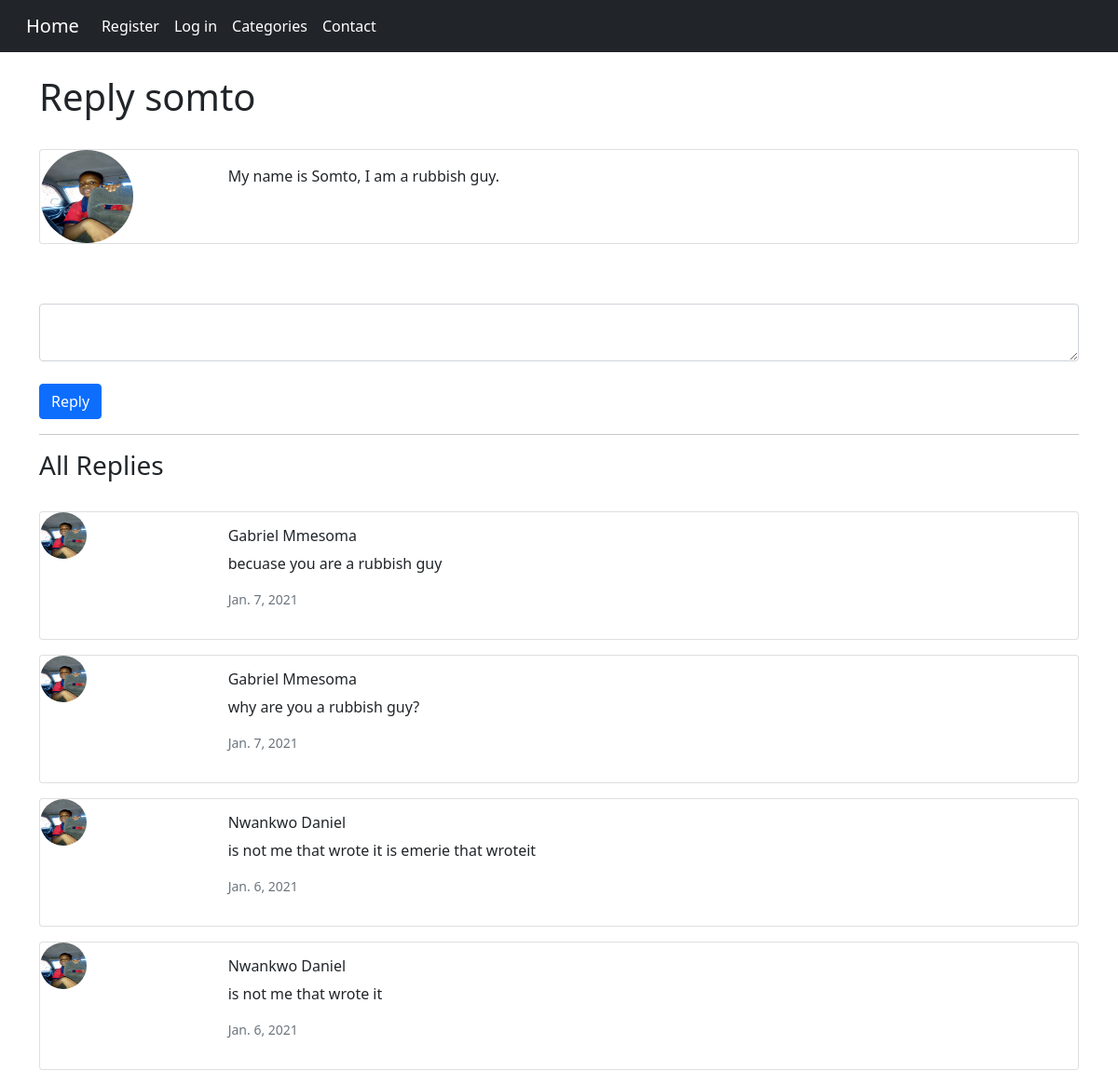
Screenshot of /comment3 with the database file from the repository.
### news/models.py (models this page shows, shortened)
class Comment(models.Model):
	user = models.ForeignKey(User, null=True, on_delete=models.CASCADE)
	post = models.ForeignKey(Post, related_name="comments", on_delete= models.CASCADE)
	body = models.TextField()
	date_added = models.DateField(auto_now_add=True)

class Profile(models.Model):
	user = models.OneToOneField(User, null=True, on_delete=models.CASCADE)
	bio = models.TextField()
	profile_pic = models.ImageField(null=True, blank=True, upload_to="images/profile/")
	website_url = models.CharField(max_length=255, blank=True, null=True)
	facebook_url = models.CharField(max_length=255, blank=True, null=True)
	twiter_url = models.CharField(max_length=255, blank=True, null=True)
	instagram_url = models.CharField(max_length=255, blank=True, null=True)
	pinterest_url = models.CharField(max_length=255, blank=True, null=True)

class Reply(models.Model):
	user = models.ForeignKey(User, null=True, on_delete=models.CASCADE)
	comment = models.ForeignKey(Comment, related_name="replies", on_delete= models.CASCADE)
	body = models.TextField()
	updated = models.DateField(auto_now=True)
	date_added = models.DateField(auto_now_add=True)

### news/views.py (the view)
# urls.py: path('comment<int:pk>', ReplyView, name="reply"),
def ReplyView(request, pk):
	comment = Comment.objects.get(id=pk)
	replies = Reply.objects.filter(comment=comment).order_by('-id')
	return render( request,'reply.html', {
		"comment": comment,
		"replies": replies,
		} )

### news/templates/reply.html (shortened to what this page needs)
{% extends 'base.html' %}
{% load static %}
{% block content %}
<div class="container">
	<br>
	<h1>Reply {{comment.user }}</h1> <br>
		<div class="card mb-3">
			 <div class="row g-0">
			    <div class="col-md-2">
    				{% if comment.user.profile.profile_pic %}
      					<img class="rounded-circle" width="100" height="100" src="{{comment.user.profile.profile_pic.url}}">
    				{% else %}
    					<img class="rounded-circle" width="100" height="100"  src="{% static 'news/images/default_image.jfif' %}">
    				{% endif %}
   			 	</div>
   			 	<div class="col-md-10">
      			<div class="card-body">
      				<p class="card-text">{{comment.body}}</p>
				</div>
			</div>
		</div>
		</div>
		<br><br>
	<form action="{% url 'reply_comment' comment.id %}" method="POST" >
		<textarea required="" class="form form-control" name="comment"></textarea>
		<br>
		<button type="submit" class="btn btn-primary">Reply</button>
	</form>
	<hr>
	<h3>All Replies</h3>
	<br>
	{% for reply in replies %}
		<div class="card mb-3">
			 <div class="row g-0">
			    <div class="col-md-2">
    				{% if reply.user.profile.profile_pic %}
      					<img class="rounded-circle" width="50" height="50" src="{{comment.user.profile.profile_pic.url}}">
    				{% else %}
    					<img class="rounded-circle" width="50" height="50"  src="{% static 'news/images/default_image.jfif' %}">
    				{% endif %}
   			 	</div>
   			 	<div class="col-md-10">
      			<div class="card-body">
      				<h6 class="card-title">{{reply.user.first_name}}&nbsp;{{reply.user.last_name}}</h6>
      				<p class="card-text">{{reply.body}}</p>
      				<p class="small text-muted">{{reply.updated}}</p>
				</div>
			</div>
		</div>
		</div>
	{% endfor %}
</div>
{% endblock %}

### rows the page displays
Comment: user "somto", user.profile.profile_pic (picture), body "My name is Somto, I am a rubbish guy."
Reply: user.profile.profile_pic (picture), user.first_name "Gabriel", user.last_name "Mmesoma", body "becuase you are a rubbish guy", updated "Jan. 7, 2021"
Reply: user.profile.profile_pic (picture), user.first_name "Gabriel", user.last_name "Mmesoma", body "why are you a rubbish guy?", updated "Jan. 7, 2021"
Reply: user.profile.profile_pic (picture), user.first_name "Nwankwo", user.last_name "Daniel", body "is not me that wrote it is emerie that wroteit", updated "Jan. 6, 2021"
Reply: user.profile.profile_pic (picture), user.first_name "Nwankwo", user.last_name "Daniel", body "is not me that wrote it", updated "Jan. 6, 2021"
